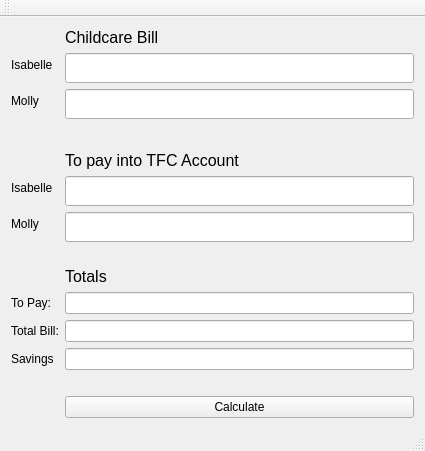
<?xml version="1.0" encoding="UTF-8"?>
<ui version="4.0">
 <class>MainWindow</class>
 <widget class="QMainWindow" name="MainWindow">
  <property name="geometry">
   <rect>
    <x>0</x>
    <y>0</y>
    <width>425</width>
    <height>451</height>
   </rect>
  </property>
  <property name="windowTitle">
   <string>Tax Free Childcare Calculator</string>
  </property>
  <widget class="QWidget" name="centralWidget">
   <layout class="QHBoxLayout" name="horizontalLayout">
    <item>
     <layout class="QFormLayout" name="formLayout">
      <item row="1" column="1">
       <widget class="QLabel" name="label_6">
        <property name="font">
         <font>
          <pointsize>12</pointsize>
         </font>
        </property>
        <property name="text">
         <string>Childcare Bill</string>
        </property>
       </widget>
      </item>
      <item row="3" column="0">
       <widget class="QLabel" name="label">
        <property name="text">
         <string>Isabelle</string>
        </property>
       </widget>
      </item>
      <item row="3" column="1">
       <widget class="QLineEdit" name="input1">
        <property name="font">
         <font>
          <family>Consolas</family>
          <pointsize>14</pointsize>
         </font>
        </property>
       </widget>
      </item>
      <item row="4" column="0">
       <widget class="QLabel" name="label_2">
        <property name="text">
         <string>Molly</string>
        </property>
       </widget>
      </item>
      <item row="4" column="1">
       <widget class="QLineEdit" name="input2">
        <property name="font">
         <font>
          <family>Consolas</family>
          <pointsize>14</pointsize>
         </font>
        </property>
       </widget>
      </item>
      <item row="5" column="1">
       <spacer name="verticalSpacer">
        <property name="orientation">
         <enum>Qt::Vertical</enum>
        </property>
        <property name="sizeHint" stdset="0">
         <size>
          <width>0</width>
          <height>21</height>
         </size>
        </property>
       </spacer>
      </item>
      <item row="6" column="1">
       <spacer name="verticalSpacer_4">
        <property name="orientation">
         <enum>Qt::Vertical</enum>
        </property>
        <property name="sizeHint" stdset="0">
         <size>
          <width>20</width>
          <height>40</height>
         </size>
        </property>
       </spacer>
      </item>
      <item row="7" column="1">
       <widget class="QLabel" name="label_5">
        <property name="font">
         <font>
          <pointsize>12</pointsize>
         </font>
        </property>
        <property name="text">
         <string>To pay into TFC Account</string>
        </property>
       </widget>
      </item>
      <item row="8" column="0">
       <widget class="QLabel" name="label_3">
        <property name="text">
         <string>Isabelle</string>
        </property>
       </widget>
      </item>
      <item row="8" column="1">
       <widget class="QLineEdit" name="output1">
        <property name="font">
         <font>
          <family>Consolas</family>
          <pointsize>14</pointsize>
         </font>
        </property>
        <property name="readOnly">
         <bool>true</bool>
        </property>
       </widget>
      </item>
      <item row="9" column="0">
       <widget class="QLabel" name="label_4">
        <property name="text">
         <string>Molly</string>
        </property>
       </widget>
      </item>
      <item row="9" column="1">
       <widget class="QLineEdit" name="output2">
        <property name="font">
         <font>
          <family>Consolas</family>
          <pointsize>14</pointsize>
         </font>
        </property>
        <property name="readOnly">
         <bool>true</bool>
        </property>
       </widget>
      </item>
      <item row="10" column="1">
       <spacer name="verticalSpacer_3">
        <property name="orientation">
         <enum>Qt::Vertical</enum>
        </property>
        <property name="sizeHint" stdset="0">
         <size>
          <width>20</width>
          <height>40</height>
         </size>
        </property>
       </spacer>
      </item>
      <item row="11" column="1">
       <widget class="QLabel" name="label_7">
        <property name="font">
         <font>
          <pointsize>12</pointsize>
         </font>
        </property>
        <property name="text">
         <string>Totals</string>
        </property>
       </widget>
      </item>
      <item row="12" column="0">
       <widget class="QLabel" name="label_8">
        <property name="text">
         <string>To Pay:</string>
        </property>
       </widget>
      </item>
      <item row="12" column="1">
       <widget class="QLineEdit" name="outToPay">
        <property name="autoFillBackground">
         <bool>false</bool>
        </property>
        <property name="readOnly">
         <bool>true</bool>
        </property>
       </widget>
      </item>
      <item row="13" column="0">
       <widget class="QLabel" name="label_9">
        <property name="text">
         <string>Total Bill:</string>
        </property>
       </widget>
      </item>
      <item row="13" column="1">
       <widget class="QLineEdit" name="outTotalBill">
        <property name="readOnly">
         <bool>true</bool>
        </property>
       </widget>
      </item>
      <item row="14" column="0">
       <widget class="QLabel" name="label_10">
        <property name="text">
         <string>Savings</string>
        </property>
       </widget>
      </item>
      <item row="14" column="1">
       <widget class="QLineEdit" name="outSavings"/>
      </item>
      <item row="15" column="1">
       <spacer name="verticalSpacer_2">
        <property name="orientation">
         <enum>Qt::Vertical</enum>
        </property>
        <property name="sizeHint" stdset="0">
         <size>
          <width>20</width>
          <height>40</height>
         </size>
        </property>
       </spacer>
      </item>
      <item row="16" column="1">
       <widget class="QPushButton" name="buttonCalculate">
        <property name="text">
         <string>Calculate</string>
        </property>
       </widget>
      </item>
     </layout>
    </item>
   </layout>
  </widget>
  <widget class="QMenuBar" name="menuBar">
   <property name="geometry">
    <rect>
     <x>0</x>
     <y>0</y>
     <width>425</width>
     <height>21</height>
    </rect>
   </property>
  </widget>
  <widget class="QToolBar" name="mainToolBar">
   <attribute name="toolBarArea">
    <enum>TopToolBarArea</enum>
   </attribute>
   <attribute name="toolBarBreak">
    <bool>false</bool>
   </attribute>
  </widget>
  <widget class="QStatusBar" name="statusBar"/>
 </widget>
 <layoutdefault spacing="6" margin="11"/>
 <resources/>
 <connections/>
</ui>
